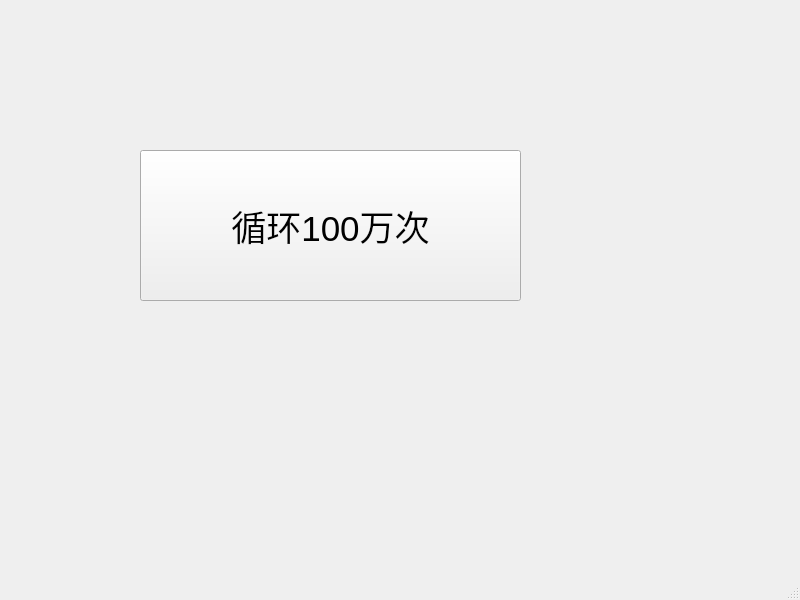
<?xml version="1.0" encoding="UTF-8"?>
<ui version="4.0">
 <class>MainWindow</class>
 <widget class="QMainWindow" name="MainWindow">
  <property name="geometry">
   <rect>
    <x>0</x>
    <y>0</y>
    <width>800</width>
    <height>600</height>
   </rect>
  </property>
  <property name="windowTitle">
   <string>MainWindow</string>
  </property>
  <widget class="QWidget" name="centralwidget">
   <widget class="QPushButton" name="pushButton">
    <property name="geometry">
     <rect>
      <x>140</x>
      <y>150</y>
      <width>381</width>
      <height>151</height>
     </rect>
    </property>
    <property name="font">
     <font>
      <family>Arial</family>
      <pointsize>26</pointsize>
     </font>
    </property>
    <property name="text">
     <string>循环100万次</string>
    </property>
   </widget>
  </widget>
  <widget class="QMenuBar" name="menubar">
   <property name="geometry">
    <rect>
     <x>0</x>
     <y>0</y>
     <width>800</width>
     <height>26</height>
    </rect>
   </property>
  </widget>
  <widget class="QStatusBar" name="statusbar"/>
 </widget>
 <resources/>
 <connections/>
</ui>
